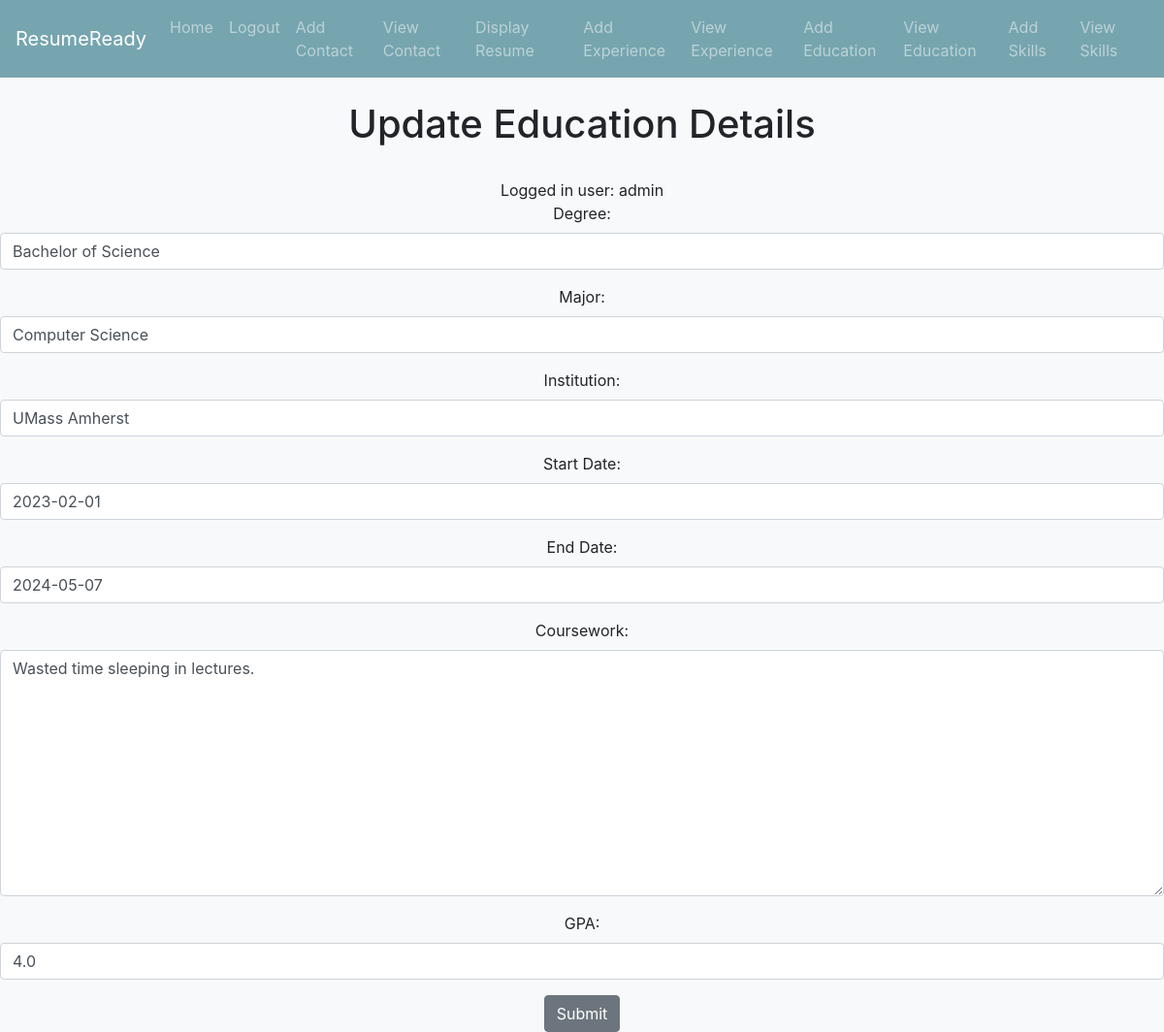
The page /update_education/2 (signed in) on the database its author committed.
### details/models.py (models this page shows, shortened)
class Education(models.Model):
    degree = models.CharField('Degree', max_length=30)
    major = models.CharField('Major', max_length=30)
    institution = models.CharField('Institution', max_length=30)
    start_date = models.DateField('Start Date')
    end_date = models.DateField('End Date')
    coursework = models.TextField(blank=True)
    gpa = models.FloatField('GPA')
    owner = models.IntegerField('Education Owner', blank=False, default=1)

### details/views.py (the view)
# urls.py: path('update_education/<educ_id>', views.update_education, name='update-education'),
def update_education(request, educ_id):
    educ = Education.objects.get(pk=educ_id)
    form = EducationForm(request.POST or None, instance=educ)
    if form.is_valid():
        form.save()
        return redirect('view-education')
    return render(request, 'details/update_education.html', {'form': form, 'education': educ})

### details/forms.py
class EducationForm(ModelForm):
    class Meta:
        model = Education
        fields = ('degree', 'major', 'institution', 'start_date', 'end_date', 'coursework', 'gpa')
    def __init__(self, *args, **kwargs):
        super(EducationForm, self).__init__(*args, **kwargs)
        self.fields['degree'].widget.attrs['class'] = 'form-control'
        self.fields['major'].widget.attrs['class'] = 'form-control'
        self.fields['institution'].widget.attrs['class'] = 'form-control'
        self.fields['start_date'].widget.attrs['class'] = 'form-control'
        self.fields['end_date'].widget.attrs['class'] = 'form-control'
        self.fields['coursework'].widget.attrs['class'] = 'form-control'
        self.fields['gpa'].widget.attrs['class'] = 'form-control'

### details/templates/details/update_education.html (shortened to what this page needs)
{% extends 'details/base.html'%}
{% block content %}
<center>
    <h1>Update Education Details</h1>
    {% if user.is_authenticated %}
        <br>
        Logged in user: {{ user }}
        <br>
            <form action="" method="post">
                {{ form.as_p }}
                <input type="submit" value="Submit" class="btn btn-secondary">
            </form>
    {% else %}
        <h2> You need to be authenticated to access this page!</h2>
    {% endif %}
</center>
{% endblock %}

### rows shown on the page
Education: degree "Bachelor of Science", major "Computer Science", institution "UMass Amherst", start_date "2023-02-01", end_date "2024-05-07", coursework "Wasted time sleeping in lectures.", gpa "4.0"

### other values the page prints
{{ user }} "admin"
